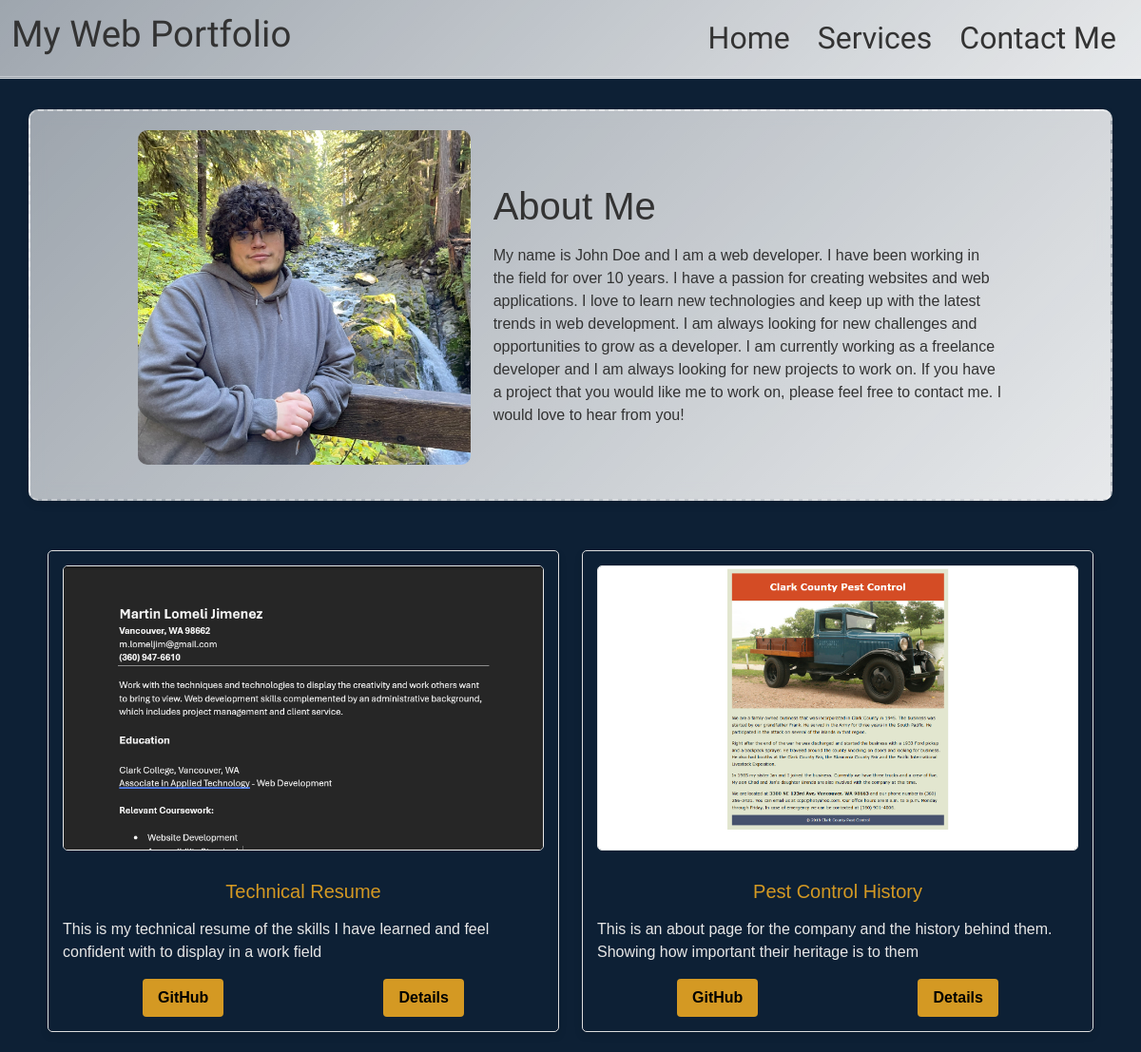
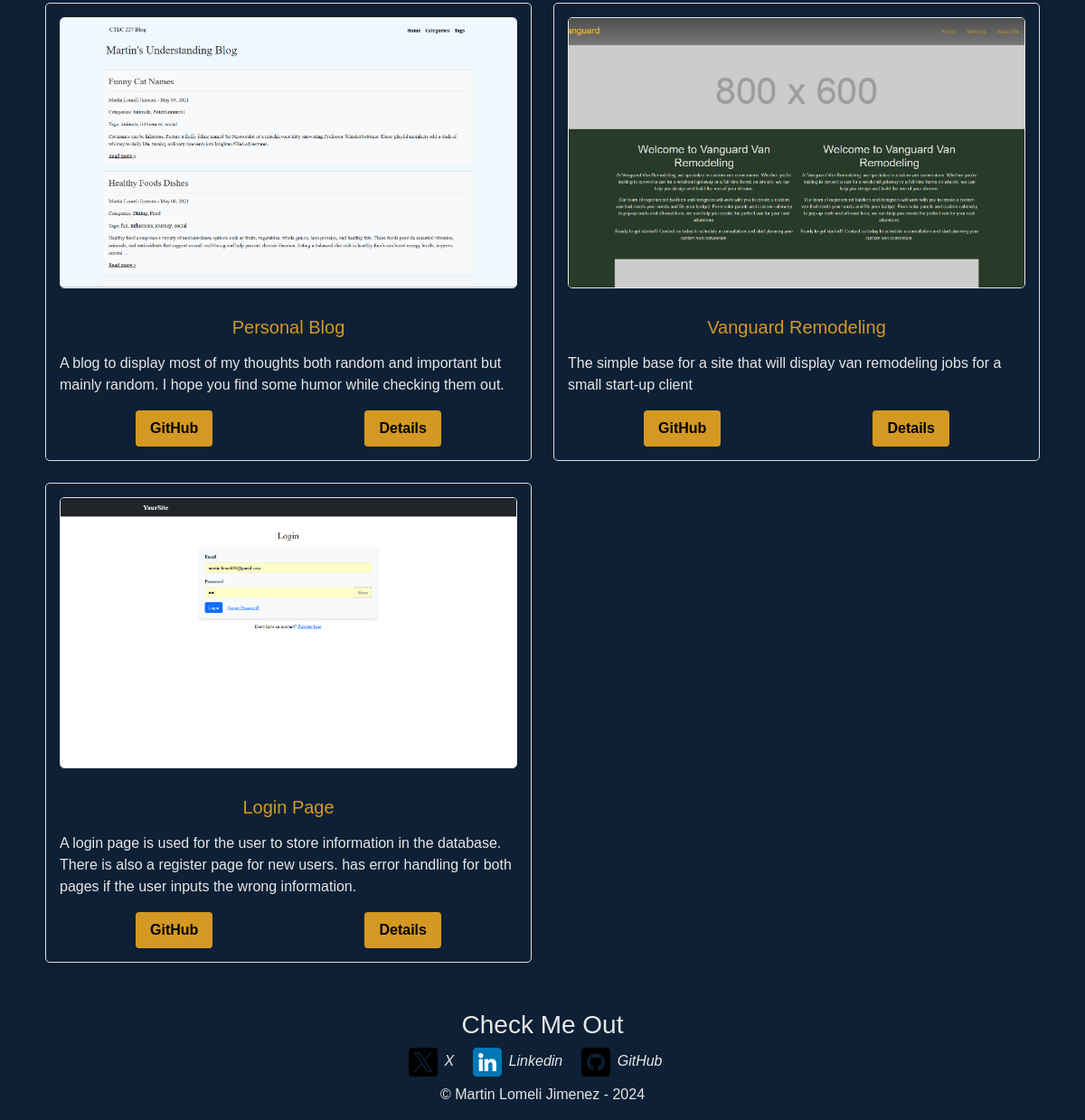
The page / on the database its author committed (2 pictures, top to bottom).
### tables this page shows
CREATE TABLE `projects` (
  `id` int(11) NOT NULL,
  `title` varchar(255) DEFAULT NULL,
  `image` varchar(255) DEFAULT NULL,
  `description` text DEFAULT NULL,
  `project_link` varchar(255) NOT NULL,
  `github_link` varchar(255) NOT NULL,
  `work_details` text DEFAULT NULL
);

### index.php (the view, shortened to what this page needs)
<?php
require 'inc/db_connect.inc.php';
$sql = "SELECT id, title, description, image, project_link, github_link FROM projects";
$result = $conn->query($sql);
?>
<?php require 'inc/header.inc.php'; ?>
<section class="about-section container">
    <div class="row justify-content-center text-lg-left">
        <div class="col-12 col-lg-4 mb-4 mb-lg-0 d-flex justify-content-center">
            <div class="personal-image">
                <img id="bridge-pose" src="img/aboutme2-img.jpeg" class="img-fluid" alt="Me posing on a bridge">
            </div>
        </div>
        <div class="col-10 col-lg-6 d-flex flex-column justify-content-center">
            <h1 class="my-3">About Me</h1>
            <p>My name is John Doe and I am a web developer. I have been working in the field for over 10 years. I have a passion for creating websites and web applications. I love to learn new technologies and keep up with the latest trends in web development. I am always looking for new challenges and opportunities to grow as a developer. I am currently working as a freelance developer and I am always looking for new projects to work on. If you have a project that you would like me to work on, please feel free to contact me. I would love to hear from you!</p>
        </div>
    </div>
</section>
<section class="container">
    <div class="row">
        <?php if ($result->num_rows > 0): ?>
            <?php while ($row = $result->fetch_object()): ?>
                <div class="col-lg-6 col-md-12 mb-4">
                    <div class="details-container">
                        <div class="article-container">
                            <img src="<?php echo htmlspecialchars($row->image); ?>" alt="<?php echo htmlspecialchars($row->title); ?>" class="project-img">
                        </div>
                        <h2 class="project-title"><?php echo htmlspecialchars($row->title); ?></h2>
                        <p class="project-description"><?php echo htmlspecialchars($row->description); ?></p>
                        <div class="btn-container">
                            <a href="<?php echo htmlspecialchars($row->github_link); ?>" class="project-btn" target="_blank">GitHub</a>
                            <a href="project-details.php?id=<?php echo htmlspecialchars($row->id); ?>" class="project-btn">Details</a>
                        </div>
                    </div>
                </div>
            <?php endwhile; ?>
        <?php else: ?>
            <p>No projects found.</p>
        <?php endif; ?>
    </div>
</section>
<?php require 'inc/footer.inc.php'; ?>

### inc/header.inc.php (shortened to what this page needs)
<!DOCTYPE html>
<html lang="en">
<link href="https://cdn.jsdelivr.net/npm/bootstrap@5.3.0-alpha3/dist/css/bootstrap.min.css" rel="stylesheet">
<link rel="stylesheet" href="css/style.css">
</head>
<body>
    <div class="container-fluid p-0">
        <header>
            <nav class="navbar navbar-expand-lg navbar-custom">
                <div class="container-fluid">
                    <h1 class="navbar-brand">My Web Portfolio</h1>
                    <div class="collapse navbar-collapse justify-content-end" id="navbarNav">
                        <ul class="navbar-nav">
                            <li class="nav-item">
                                <a class="nav-link" href="index.php">Home</a>
                            </li>
                            <li class="nav-item">
                                <a class="nav-link" href="services.php">Services</a>
                            </li>
                            <li class="nav-item">
                                <a class="nav-link" href="contact.php">Contact Me</a>
                            </li>
                        </ul>
                    </div>
                </div>
            </nav>
        </header>
    </div>

### inc/footer.inc.php
<div class="footer-container mt-auto">
    <div class="row text-center">
        <footer>
            <div class="col-12 col-md-4 my-2 mx-auto">
                <div class="row text-center">
                    <h3>Check Me Out</h3>
                    <div class="social-icons">
                        <div class="socials-item">
                            <a href="https://x.com/ProfMLJ" target="_blank">
                                <img src="img/twitter.png" alt="X Logo"><i class="fab fa-twitter">X</i>
                            </a>
                            <a href="https://www.linkedin.com/in/martin-lomeli-jimenez/" target="_blank">
                                <img src="img/linkedin.png" alt="LinkedIn Logo"><i class="fab fa-linkedin-in">Linkedin</i>
                            </a>
                            <a href="https://github.com/Baballapa" target="_blank">
                                <img src="img/github.png" alt="Github Logo"><i class="fab fa-github">GitHub</i>
                            </a>
                        </div>
                    </div>
                </div>
            </div>
            <div class="row">
                <div class="col-12">
                    <p class="copyright">&copy; Martin Lomeli Jimenez - 2024</p>
                </div>
            </div>
        </footer>
    </div>
</div>
</body>
</html>

### css/style.css (style rules this page uses)
body { display: flex; flex-direction: column; margin: 0; background-color: #0d2035; min-height: 100vh; font-family: "Arial", Helvetica, sans-serif; }
.navbar { font-family: 'Jolly Lodger', cursive; border-bottom: 3px double rgba(255, 255, 255, 0.4); background: linear-gradient(135deg, rgba(255, 255, 255, 0.6), rgba(255, 255, 255, 0.9)); }
.navbar a { color: #333; font-size: 2em; border-radius: 2px; margin-right: 6px; margin-left: 7px; padding-left: 8px; }
.navbar .navbar-brand { font-size: 2.4em; color:#333; }
.footer-container { color: #e7e7e7; }
.footer-container a { color: #e7e7e7; margin-right: 1em; text-decoration: none; }
.footer-container a i { margin-left: 8px; }
.about-section { padding: 2em; margin: 2em auto; border-radius: 10px; color: #333; background: linear-gradient(135deg, rgba(255, 255, 255, 0.6), rgba(255, 255, 255, 0.9)); backdrop-filter: blur(10px); -webkit-backdrop-filter: blur(10px); border: 2px dashed rgba(255, 255, 255, 0.4); box-shadow: 0 4px 8px rgba(0, 0, 0, 0.1); }
.personal-image { max-width: 400px; margin-bottom: 1rem; }
.personal-image img { max-width: 100%; border-radius: 10px; }
.container { padding: 20px; }
.details-container { height: auto; display: flex; flex-direction: column; justify-content: space-between; border: 1px solid #ddd; border-radius: 5px; padding: 15px; box-shadow: 0 4px 8px rgba(0, 0, 0, 0.1); color: #e7e7e7; }
.details-container img.project-img { height: 300px; width: 100%; object-fit: cover; object-position: top; border-radius: 5px; border: 1px double #e7e7e7; margin-bottom: 15px; }
.project-title { font-size: 1.25rem; margin: 1rem 0.5rem; color: #d49923; text-align: center; }
.project-description { margin-bottom: 1rem; }
.btn-container { display: flex; justify-content: space-around; margin-top: auto; }
.project-btn { background-color: #d49923; color: #000; font-weight: 600; padding: 0.5rem 1rem; border-radius: 4px; text-align: center; text-decoration: none; transition: background-color 0.3s ease; }

### rows shown on the page
projects: image (picture), title "Technical Resume", description "This is my technical resume of the skills I have learned and feel confident with to display in a work field"
projects: image (picture), title "Pest Control History", description "This is an about page for the company and the history behind them. Showing how important their heritage is to them"
projects: image (picture), title "Personal Blog", description "A blog to display most of my thoughts both random and important but mainly random. I hope you find some humor while checking them out."
projects: image (picture), title "Vanguard Remodeling", description "The simple base for a site that will display van remodeling jobs for a small start-up client"
projects: image (picture), title "Login Page", description "A login page is used for the user to store information in the database. There is also a register page for new users. has error handling for both pages if the user inputs the wrong information."
